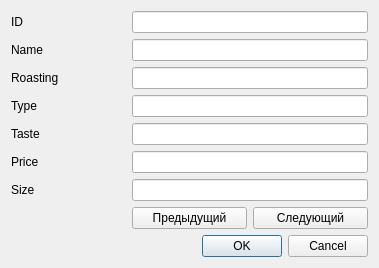
<?xml version="1.0" encoding="UTF-8"?>
<ui version="4.0">
 <class>DialogAddDevice</class>
 <widget class="QDialog" name="DialogAddDevice">
  <property name="geometry">
   <rect>
    <x>0</x>
    <y>0</y>
    <width>379</width>
    <height>252</height>
   </rect>
  </property>
  <property name="windowTitle">
   <string>Dialog</string>
  </property>
  <layout class="QGridLayout" name="gridLayout">
   <item row="3" column="1" colspan="2">
    <widget class="QLineEdit" name="TypelineEdit"/>
   </item>
   <item row="4" column="1" colspan="2">
    <widget class="QLineEdit" name="TastelineEdit"/>
   </item>
   <item row="3" column="0">
    <widget class="QLabel" name="label_4">
     <property name="text">
      <string>Type</string>
     </property>
    </widget>
   </item>
   <item row="4" column="0">
    <widget class="QLabel" name="label_5">
     <property name="text">
      <string>Taste</string>
     </property>
    </widget>
   </item>
   <item row="0" column="0">
    <widget class="QLabel" name="label">
     <property name="text">
      <string>ID</string>
     </property>
    </widget>
   </item>
   <item row="1" column="0">
    <widget class="QLabel" name="label_2">
     <property name="text">
      <string>Name</string>
     </property>
    </widget>
   </item>
   <item row="0" column="1" colspan="2">
    <widget class="QLineEdit" name="IDLineEdit">
     <property name="readOnly">
      <bool>true</bool>
     </property>
    </widget>
   </item>
   <item row="8" column="0" colspan="3">
    <widget class="QDialogButtonBox" name="buttonBox">
     <property name="orientation">
      <enum>Qt::Horizontal</enum>
     </property>
     <property name="standardButtons">
      <set>QDialogButtonBox::Cancel|QDialogButtonBox::Ok</set>
     </property>
    </widget>
   </item>
   <item row="2" column="0">
    <widget class="QLabel" name="label_3">
     <property name="text">
      <string>Roasting</string>
     </property>
    </widget>
   </item>
   <item row="2" column="1" colspan="2">
    <widget class="QLineEdit" name="RoastingLineEdit"/>
   </item>
   <item row="7" column="1">
    <widget class="QPushButton" name="previousButton">
     <property name="text">
      <string>Предыдущий</string>
     </property>
    </widget>
   </item>
   <item row="1" column="1" colspan="2">
    <widget class="QLineEdit" name="NameLineEdit"/>
   </item>
   <item row="7" column="2">
    <widget class="QPushButton" name="nextButton">
     <property name="text">
      <string>Следующий</string>
     </property>
    </widget>
   </item>
   <item row="5" column="0">
    <widget class="QLabel" name="label_6">
     <property name="text">
      <string>Price</string>
     </property>
    </widget>
   </item>
   <item row="5" column="1" colspan="2">
    <widget class="QLineEdit" name="PricelineEdit"/>
   </item>
   <item row="6" column="1" colspan="2">
    <widget class="QLineEdit" name="SizelineEdit"/>
   </item>
   <item row="6" column="0">
    <widget class="QLabel" name="label_7">
     <property name="text">
      <string>Size</string>
     </property>
    </widget>
   </item>
  </layout>
 </widget>
 <resources/>
 <connections>
  <connection>
   <sender>buttonBox</sender>
   <signal>accepted()</signal>
   <receiver>DialogAddDevice</receiver>
   <slot>accept()</slot>
   <hints>
    <hint type="sourcelabel">
     <x>257</x>
     <y>138</y>
    </hint>
    <hint type="destinationlabel">
     <x>157</x>
     <y>274</y>
    </hint>
   </hints>
  </connection>
  <connection>
   <sender>buttonBox</sender>
   <signal>rejected()</signal>
   <receiver>DialogAddDevice</receiver>
   <slot>reject()</slot>
   <hints>
    <hint type="sourcelabel">
     <x>257</x>
     <y>138</y>
    </hint>
    <hint type="destinationlabel">
     <x>286</x>
     <y>274</y>
    </hint>
   </hints>
  </connection>
 </connections>
</ui>
